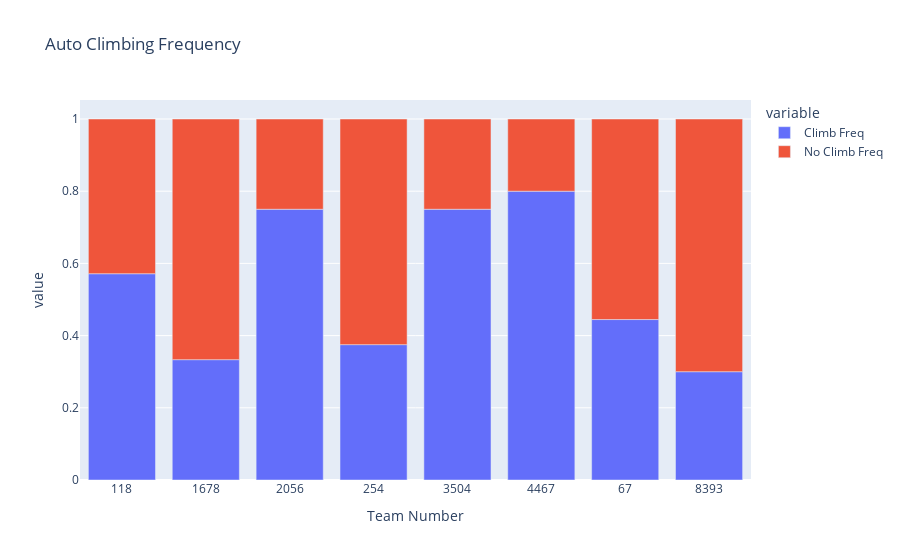

Notebook code for this chart:
### Code cell
auto_climbing_status_df = scouted_data.groupby("Team Number")["Auto Climbing Status"].value_counts().unstack(fill_value=0).reset_index()
auto_climbing_status_df["Climb Freq"] = auto_climbing_status_df[True] / (auto_climbing_status_df[True] + auto_climbing_status_df[False])
auto_climbing_status_df["No Climb Freq"] = auto_climbing_status_df[False] / (auto_climbing_status_df[True] + auto_climbing_status_df[False])
fig = px.bar(auto_climbing_status_df, x = "Team Number", y = ["Climb Freq", "No Climb Freq"], title = "Auto Climbing Frequency")
fig.show()

### Figure 1 — Plotly figure (JSON) as saved in the notebook; plotly's stock layout.template omitted (floating-point values rounded to 4 significant figures)
{"data": [{"hovertemplate": "variable=Climb Freq<br>Team Number=%{x}<br>value=%{y}<extra></extra>", "legendgroup": "Climb Freq", "marker": {"color": "#636efa", "pattern": {"shape": ""}}, "name": "Climb Freq", "orientation": "v", "showlegend": true, "textposition": "auto", "type": "bar", "x": ["118", "1678", "2056", "254", "3504", "4467", "67", "8393"], "xaxis": "x", "y": [0.5714, 0.3333, 0.75, 0.375, 0.75, 0.8, 0.4444, 0.3], "yaxis": "y"}, {"hovertemplate": "variable=No Climb Freq<br>Team Number=%{x}<br>value=%{y}<extra></extra>", "legendgroup": "No Climb Freq", "marker": {"color": "#EF553B", "pattern": {"shape": ""}}, "name": "No Climb Freq", "orientation": "v", "showlegend": true, "textposition": "auto", "type": "bar", "x": ["118", "1678", "2056", "254", "3504", "4467", "67", "8393"], "xaxis": "x", "y": [0.4286, 0.6667, 0.25, 0.625, 0.25, 0.2, 0.5556, 0.7], "yaxis": "y"}], "layout": {"barmode": "relative", "legend": {"title": {"text": "variable"}, "tracegroupgap": 0}, "title": {"text": "Auto Climbing Frequency"}, "xaxis": {"anchor": "y", "domain": [0, 1], "title": {"text": "Team Number"}}, "yaxis": {"anchor": "x", "domain": [0, 1], "title": {"text": "value"}}}}
